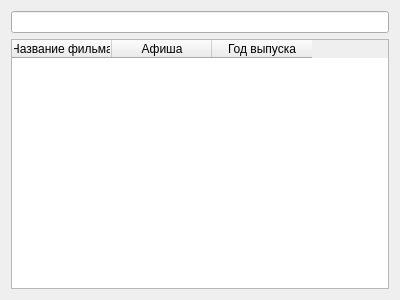
<?xml version="1.0" encoding="UTF-8"?>
<ui version="4.0">
 <class>FindForm</class>
 <widget class="QWidget" name="FindForm">
  <property name="geometry">
   <rect>
    <x>0</x>
    <y>0</y>
    <width>400</width>
    <height>300</height>
   </rect>
  </property>
  <property name="windowTitle">
   <string>Form</string>
  </property>
  <layout class="QGridLayout" name="gridLayout">
   <item row="0" column="0">
    <widget class="QLineEdit" name="le_find"/>
   </item>
   <item row="1" column="0">
    <widget class="QTableWidget" name="tw_filmList">
     <property name="selectionMode">
      <enum>QAbstractItemView::SingleSelection</enum>
     </property>
     <property name="selectionBehavior">
      <enum>QAbstractItemView::SelectRows</enum>
     </property>
     <attribute name="verticalHeaderVisible">
      <bool>true</bool>
     </attribute>
     <column>
      <property name="text">
       <string>Название фильма</string>
      </property>
     </column>
     <column>
      <property name="text">
       <string>Афиша</string>
      </property>
     </column>
     <column>
      <property name="text">
       <string>Год выпуска</string>
      </property>
     </column>
    </widget>
   </item>
  </layout>
 </widget>
 <resources/>
 <connections/>
</ui>
